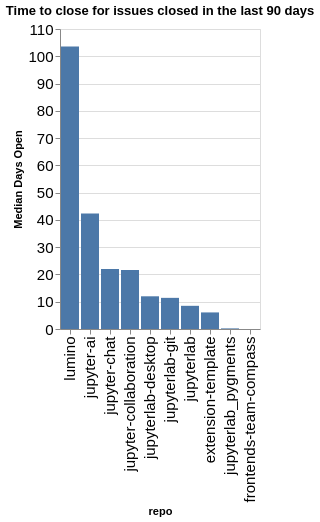

Notebook source saved alongside this figure:
### Code cell
time_open = closed.groupby(['org', 'repo']).agg({'time_open': 'median'}).reset_index()
time_open['time_open'] = time_open['time_open'] / (60 * 60 * 24)
time_open['org/repo'] = time_open.apply(lambda a: a['org'] + '/' + a['repo'], axis=1)
sorted_vals = time_open.sort_values(['org', 'time_open'], ascending=False)['repo'].values
alt.Chart(data=time_open, title=f"Time to close for issues closed in the last {n_days} days").mark_bar().encode(
    x=alt.X('repo', sort=alt.Sort(sorted_vals.tolist())),
    y=alt.Y('time_open', title="Median Days Open"),
)

### Figure 1 — Vega-Lite specification as saved in the notebook (floating-point values rounded to 4 significant figures)
{"config": {"axisLeft": {"labelFontSize": 15}, "axisBottom": {"labelFontSize": 15}}, "data": {"name": "data-1088121e4160404b139e68f8dd3c9f17"}, "mark": {"type": "bar"}, "encoding": {"x": {"field": "repo", "sort": ["lumino", "jupyter-ai", "jupyter-chat", "jupyter-collaboration", "jupyterlab-desktop", "jupyterlab-git", "jupyterlab", "extension-template", "jupyterlab_pygments", "frontends-team-compass"], "type": "nominal"}, "y": {"field": "time_open", "title": "Median Days Open", "type": "quantitative"}}, "title": "Time to close for issues closed in the last 90 days", "$schema": "https://vega.github.io/schema/vega-lite/v5.20.1.json", "datasets": {"data-1088121e4160404b139e68f8dd3c9f17": [{"org": "jupyterlab", "repo": "extension-template", "time_open": 6.079, "org/repo": "jupyterlab/extension-template"}, {"org": "jupyterlab", "repo": "frontends-team-compass", "time_open": 0.005683, "org/repo": "jupyterlab/frontends-team-compass"}, {"org": "jupyterlab", "repo": "jupyter-ai", "time_open": 42.32, "org/repo": "jupyterlab/jupyter-ai"}, {"org": "jupyterlab", "repo": "jupyter-chat", "time_open": 21.95, "org/repo": "jupyterlab/jupyter-chat"}, {"org": "jupyterlab", "repo": "jupyter-collaboration", "time_open": 21.6, "org/repo": "jupyterlab/jupyter-collaboration"}, {"org": "jupyterlab", "repo": "jupyterlab", "time_open": 8.5, "org/repo": "jupyterlab/jupyterlab"}, {"org": "jupyterlab", "repo": "jupyterlab-desktop", "time_open": 11.99, "org/repo": "jupyterlab/jupyterlab-desktop"}, {"org": "jupyterlab", "repo": "jupyterlab-git", "time_open": 11.42, "org/repo": "jupyterlab/jupyterlab-git"}, {"org": "jupyterlab", "repo": "jupyterlab_pygments", "time_open": 0.2235, "org/repo": "jupyterlab/jupyterlab_pygments"}, {"org": "jupyterlab", "repo": "lumino", "time_open": 103.6, "org/repo": "jupyterlab/lumino"}]}}
